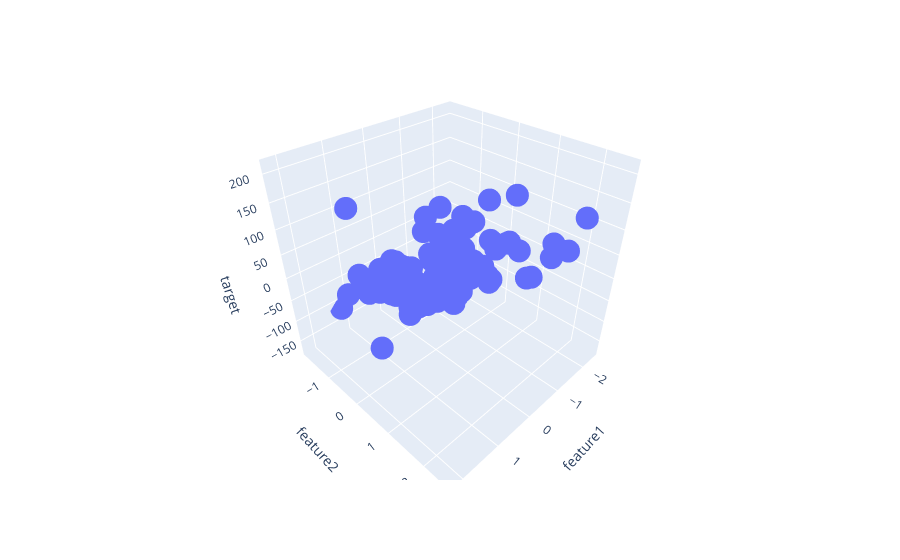

The notebook cell saved with this chart:
### Code cell
fig = px.scatter_3d(df,x='feature1',y='feature2',z='target')
fig.show()
gitly.show( fig )
